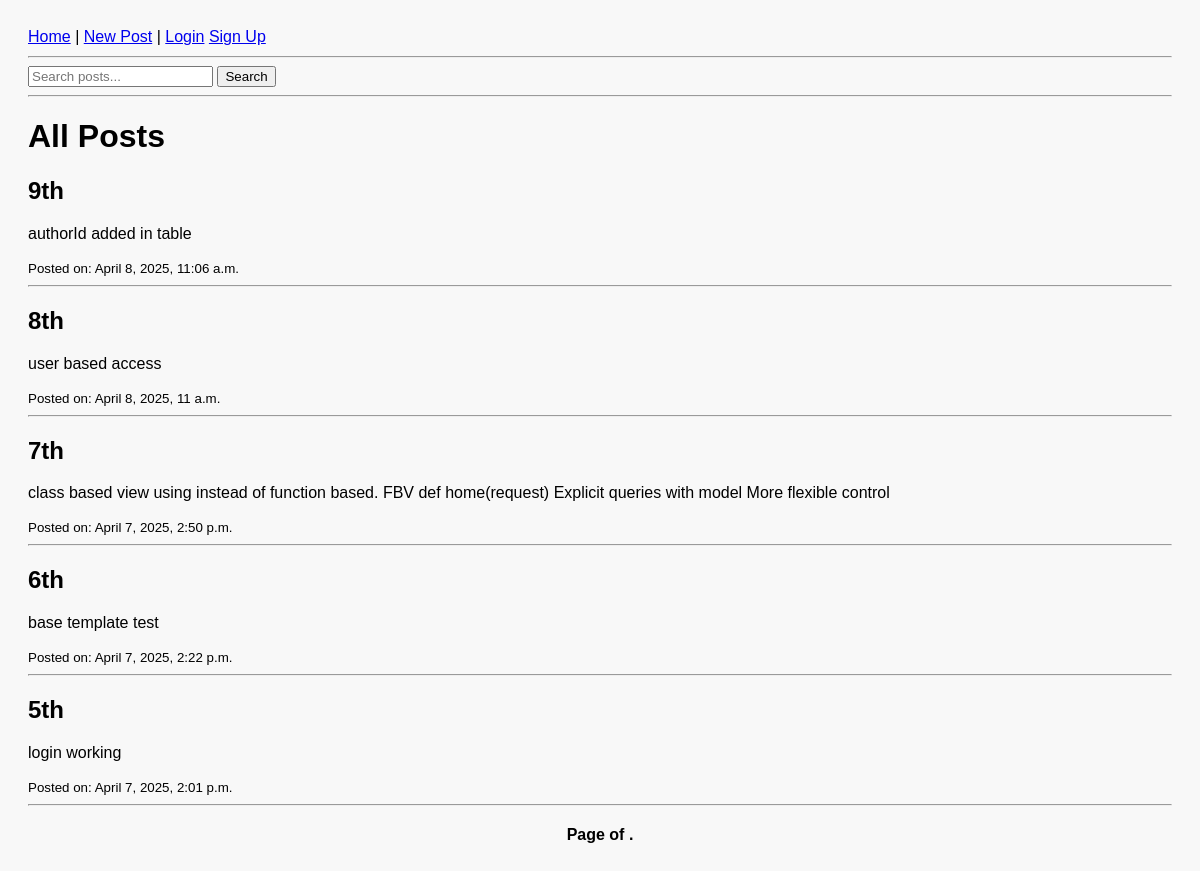
Before: / with the older database file.
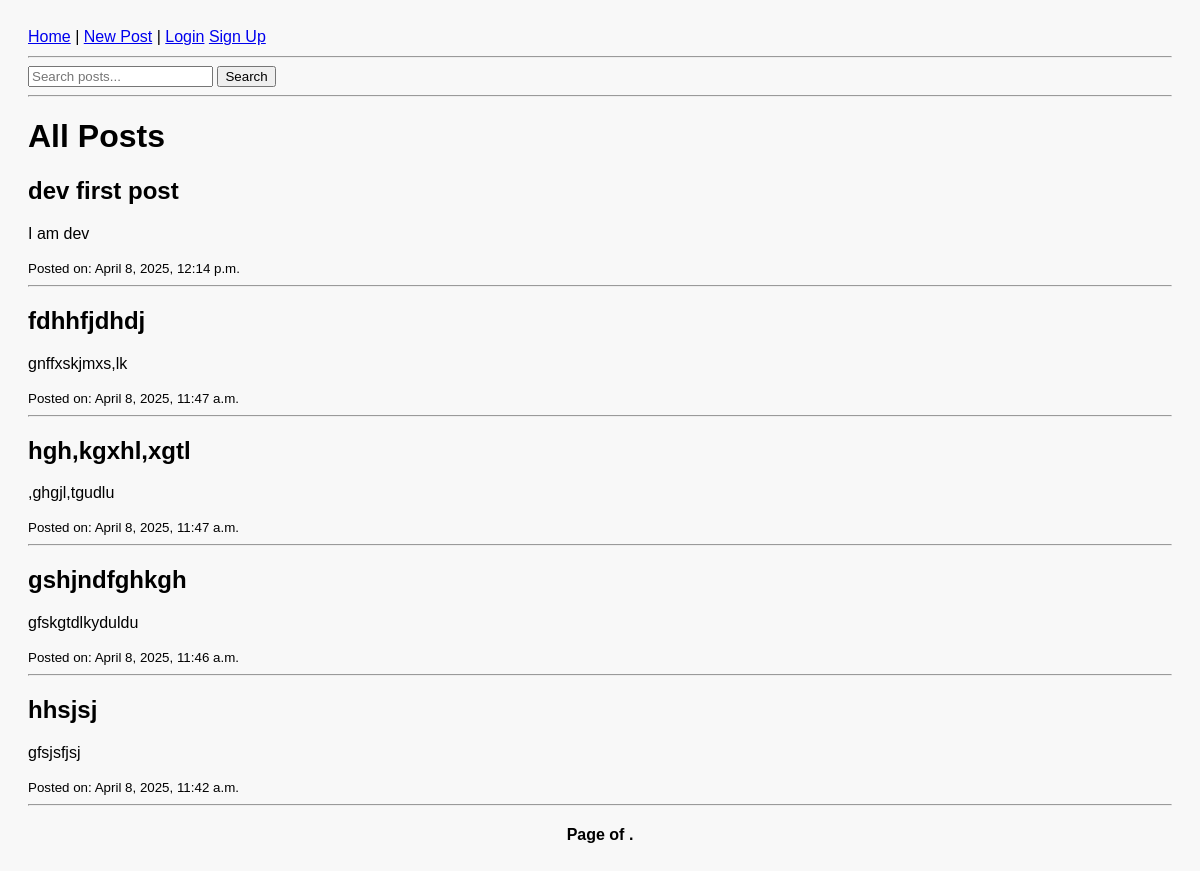
After: the same page with the newer database file.
### devapp/models.py (models this page shows, shortened)
class Post(models.Model):
    objects = None
    title = models.CharField(max_length=200)
    content = models.TextField()
    created_at = models.DateTimeField(auto_now_add=True)
    author = models.ForeignKey(User, on_delete=models.CASCADE)
    likes = models.ManyToManyField(User, related_name='liked_posts', blank=True)

### devapp/views.py (the view)
# urls.py: path('', HomeView.as_view(), name='home'),
class HomeView(ListView):
    model = Post
    template_name = 'devapp/home.html'  # use your actual path
    context_object_name = 'posts'
    ordering = ['-created_at']
    paginate_by = 5  # 👈 Show 5 posts per page
    def get_queryset(self):
        query = self.request.GET.get('q')
        if query:
            return Post.objects.filter(
                Q(title__icontains=query) | Q(content__icontains=query)
            ).order_by('-created_at')
        return super().get_queryset()

### devapp/templates/devapp/home.html (shortened to what this page needs)
{% extends 'base.html' %}
{% block content %}
<form method="GET" action="{% url 'home' %}">
  <input type="text" name="q" placeholder="Search posts..." value="{{ request.GET.q }}">
  <button type="submit">Search</button>
</form>
<hr>
{% if posts %}
    <h1>All Posts</h1>
    {% for post in posts %}
        <h2>{{ post.title }}</h2>
        <p>{{ post.content }}</p>
        <small>Posted on: {{ post.created_at }}</small><br>
        <hr>
    {% endfor %}
{% else %}
  <p>No results found.</p>
{% endif %}
<div class="pagination">
  <span class="step-links">
    <span class="current">
      Page {{ posts.number }} of {{ posts.paginator.num_pages }}.
    </span>
  </span>
</div>
{% endblock %}

Changed rows visible on the page:
removed Post: title "9th", content "authorId added in table", created_at "April 8, 2025, 11:06 a.m."
removed Post: title "8th", content "user based access", created_at "April 8, 2025, 11 a.m."
no longer on this page (row unchanged): Post: title "7th", content "class based view using instead of function based. FBV def home(request) Explicit queries with model More flexible control", created_at "April 7, 2025, 2:50 p.m."
removed Post: title "6th", content "base template test", created_at "April 7, 2025, 2:22 p.m."
removed Post: title "5th", content "login working", created_at "April 7, 2025, 2:01 p.m."
added Post: title "dev first post", content "I am dev", created_at "April 8, 2025, 12:14 p.m."
added Post: title "fdhhfjdhdj", content "gnffxskjmxs,lk", created_at "April 8, 2025, 11:47 a.m."
added Post: title "hgh,kgxhl,xgtl", content ",ghgjl,tgudlu", created_at "April 8, 2025, 11:47 a.m."
added Post: title "gshjndfghkgh", content "gfskgtdlkyduldu", created_at "April 8, 2025, 11:46 a.m."
added Post: title "hhsjsj", content "gfsjsfjsj", created_at "April 8, 2025, 11:42 a.m."
